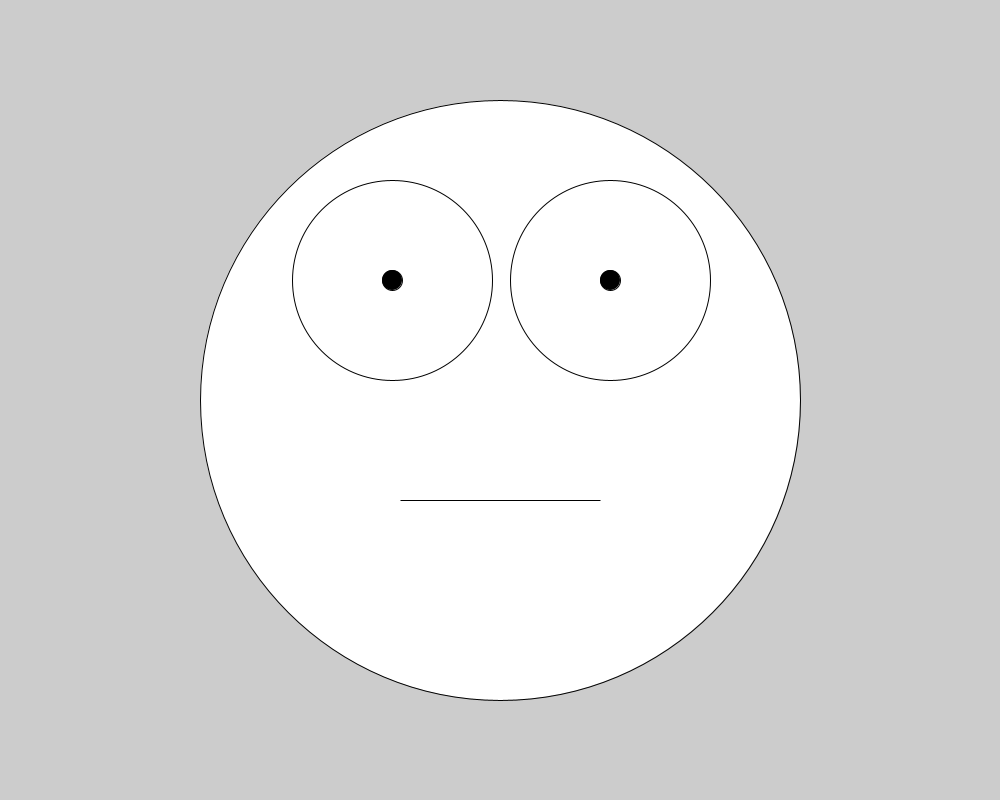
Frame 1 (no input)
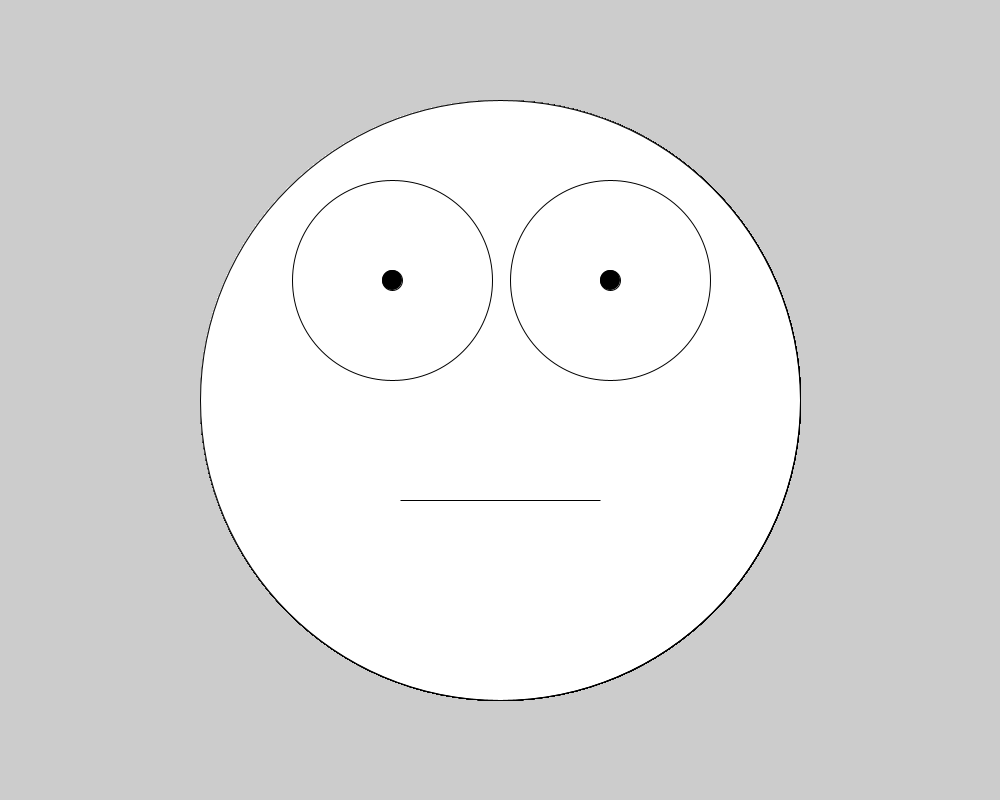
Frame 60 (the mouse pressed at the canvas centre just before this capture)
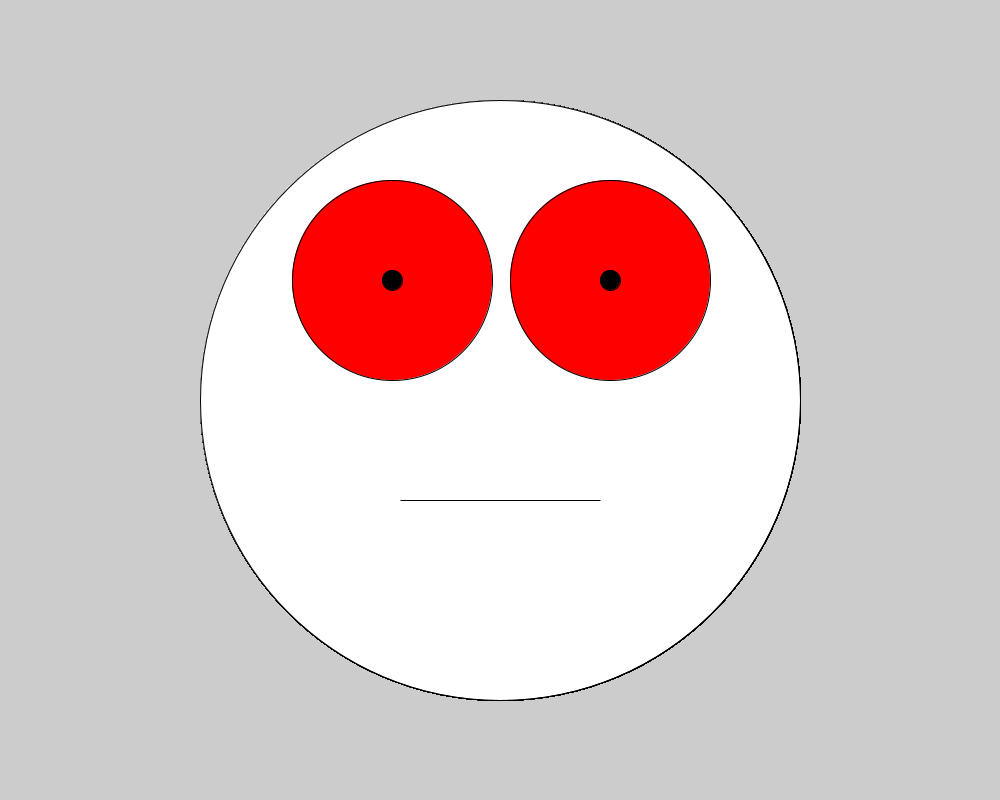
Frame 120 (the mouse held since frame 60 and released just before this capture)

The Processing sketch that drew these frames (run headless with seeded random() and noise(); from frame 60 on, the mouse is pressed at the canvas centre):

// Processing sketch: sketch_170821a
// ── sketch_170821a.pde
void setup(){
 size(1000,800);
}
void draw(){fill(255,255,255);
  ellipse(500,400,600,600);
  if(mousePressed){
    println(mouseX + " " + mouseY);
    fill(255,0,0);
     }
  else{
    fill(255,255,255);
  }
   
  ellipse(392,280,200,200);
    
  ellipse(610,280,200,200);
  
  ellipse(500,500,200,0);
  fill(0,0,0);
  ellipse(610,280,20,20);
  ellipse(392,280,20,20);
 
}
